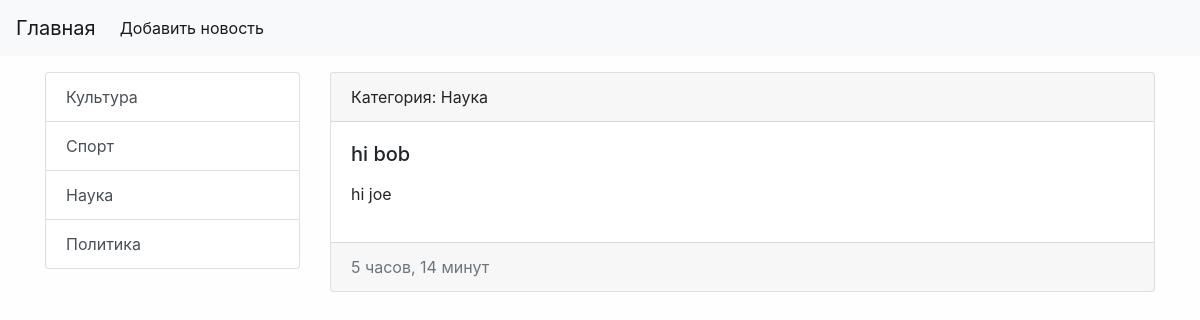
The app's page /news/13/ with its own data.
### appName/models.py (models this page shows, shortened)
class Category(models.Model):
    title = models.CharField(max_length=50, db_index=True)  #дб индекс - ускоряет поиск по этому полю хз
    def get_absolute_url(self): # конфенция приписывает называть так этот метод, а нужен он для ссылок красивых
        return reverse('category_page', kwargs={'category_id': self.pk})
    def __str__(self):
        return self.title   #   а называется эта хуета строковое представление объекта

class News(models.Model):
    title = models.CharField(max_length=100, verbose_name='Заголовок епта:')
    content = models.TextField(verbose_name='Текст новости:')
    created_at = models.DateTimeField(auto_now_add=True)
    updated_at = models.DateTimeField(auto_now=True)
    photo = models.ImageField(upload_to='photos/%Y/%m/', blank=True)
    is_published = models.BooleanField(default=True, verbose_name='Опубликовать?')
    news_category = models.ForeignKey('Category', on_delete=models.PROTECT, verbose_name='Категория:') #внешний ключ
    class Meta:     #подкласс для того чтобы изменить написание в админке лоол
        verbose_name = 'Новость'
        verbose_name_plural = 'Новости'
        ordering = ['created_at', 'title']  #сортировка, работает везде, нетолько в админке

### appName/views.py (the view)
# urls.py: path('news/<int:news_id>/', get_news, name='news_page'),
def get_news(request, news_id):
    news = get_object_or_404(News, pk=news_id)
    return render(request, 'appName/news.html', context={'news': news})

### appName/templatetags/news_tags.py (called while the page is built)
@register.inclusion_tag('appName/list_categories.html') #шаблон для рендеринга
def show_categories(arg1='Hi'):
    categories = Category.objects.all()
    return {'categories': categories, 'arg1': arg1} #arg1 можно потом вывести

### appName/templates/appName/news.html (shortened to what this page needs)
{% extends 'base.html' %}
{% block content %}
<div class="card mb-3">
    <div class="card-header">
        Категория: {{ news.news_category }}
    </div>
    <div class="card-body">
        <div class="media">
            <div class="media-body">
                <h5 class="card-title">{{ news.title }}</h5>
                <p class="card-text">{{ news.content|linebreaks}}</p>
            </div>
        </div>
    </div>
    <div class="card-footer text-muted">
        {{ news.created_at|timesince}}
    </div>
</div>
{% endblock %}

### appName/templates/appName/list_categories.html
<div class="list-group">
    {% for item in categories %}
    <a href="{{ item.get_absolute_url }}" class="list-group-item list-group-item-action">{{ item.title }}</a>
    {% endfor %}
</div>

### randomBro/static/css/style.css (style rules this page uses)
body { background-color: #fefefe; }

### records on screen
Category: title "Культура"
Category: title "Спорт"
Category: title "Наука"
Category: title "Политика"
News: news_category "Наука", title "hi bob", content "hi joe", created_at "5 часов, 14 минут"
